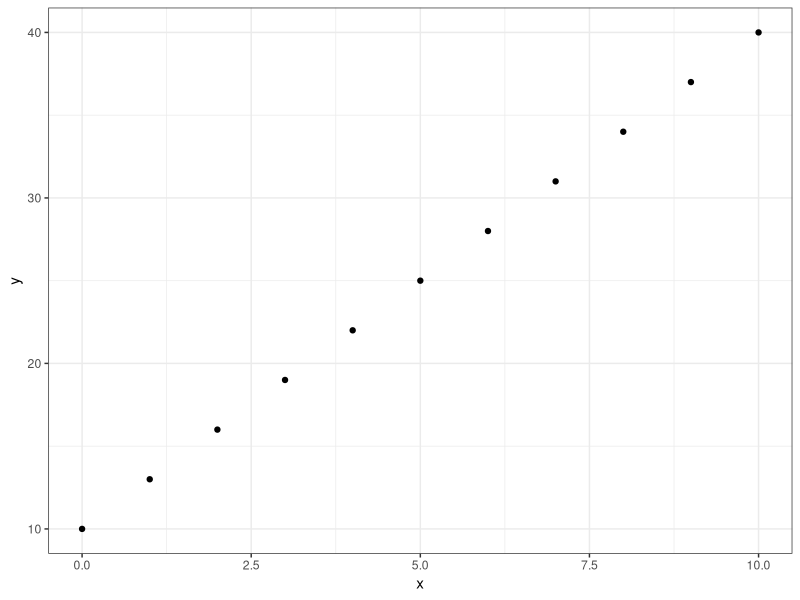

The R source for this figure:
## ---- chunk 1
library(pracma)
library(tidyverse)
library(ggplot2)
## ---- chunk 2
seq <- seq(1, 10, by = 0.5)

print(seq)
## ---- chunk 3
fun_b <- function(x, b, a){
  y = a*x + b 
  return(y)
}

fun_b(x = 5, b = 10, a = 3)
## ---- chunk 4
fun_c <- function(x){
  z=fun_b(x, a=3, b=10)
  return(z)
}

y_values <- fun_c(x=0:10)
x_values <- 0:10
a <- 3
b <- 10


df_1 <- data.frame(a, b, y = y_values, x = x_values)
print(df_1)
## ---- chunk 5
plot_d <- ggplot(data = df_1, aes(x = x, y = y)) +
  geom_point() +
  theme_bw()

plot_d
## ---- chunk 6
fun1 <- function(x, a1, b1){
  y = a1*x + b1 
  return(y)
}

fun2 <- function(x, a2, b2){
  y = a2*x + b2 
  return(y)
}

fun3 <- function(x, a1, b1, a2, b2){
  z=fun1(x, a1, b1)-fun2(x, a2, b2)
  return(z)
}

a1 <- -2
a2 <- 3
b1 <- 100
b2 <- 0

result_e <- fzero(function(x) fun3(x, a1, b1, a2, b2), c(-100, 100))$x
print(result_e)
## ---- chunk 7
pb_dd <- function(q, a1, b1){
  p = a1*q + b1
  return(p)
}

pb_ss <- function(q, a2, b2){
  p = a2*q + b2 
  return(p)
}

pb_eq <- function(q, a1, b1, a2, b2){
  z = pb_dd(q, a1, b1) - pb_ss(q, a2, b2)
  return(z)
}

a1 <- -0.1
a2 <- 0.05
b1 <- 500
b2 <- 5

pb_eq_quantity <- fzero(function(q) pb_eq(q, a1, b1, a2, b2),
                     c(-10000, 10000))$x
print(pb_eq_quantity)

pb_eq_price <- pb_dd(q = pb_eq_quantity, a1, b1)
print(pb_eq_price)
## ---- chunk 8
producer_surplus = 0.5*3300*330

consumer_surplus = 0.5*165*3300
## ---- chunk 9
new_dd <- function(p, a3, b3){
  q = (p - b3) / a3
  return(q)
}

pb_dd_q <- function(p, a1, b1){
  q = (p - b1) / a1
  return(q)
}

pb_ss_q <- function(p, a2, b2){
  q = (p - b2) / a2
  return(q)
}

agg_dd <- function(p, a1, b1, a3, b3){
  z = new_dd(p, a3, b3) + pb_dd_q(p, a1, b1)
  return(z)
}

new_eq <- function(p, a1, b1, a3, b3, a2, b2){
  y = agg_dd(p, a1, b1, a3, b3) - pb_ss_q(p, a2, b2)
  return(y)
}

a3 <- -2
b3 <- 400

new_eq_p <- fzero(function(p) new_eq(p, a1, b1, a3, b3, a2, b2), c(-1000, 1000))$x

print(new_eq_p)

new_eq_q <- agg_dd(p = new_eq_p, a1, b1, a3, b3)
print(new_eq_q)

## ---- chunk 10
old_car_ss <- function(p, q){
  q = (p - 200) / 0.2
  return(q)
}

old_car_ss(2000, q_c) 
## ---- chunk 11
car_eq_p <- 2000
car_eq_q <- old_car_ss(2000)

dq_dp <- function(){
  return(1 / 0.2)
}

car_elas <- function(dq_dp, car_eq_p, car_eq_q){
  e = dq_dp() * (car_eq_p/car_eq_q)
  return(e)
}

car_elas(dq_dp, car_eq_p, car_eq_q)
## ---- chunk 12
area1 = 2000*1973

supply <- function(q){
  y = 200+0.2*(q^1.2)
  return(y)
}

area2 = integral(supply, xmin=0, xmax=1973)
p_surp = area1-area2
p_surp
## ---- chunk 13
total_cost <- car_eq_p * car_eq_q
total_cost
## ---- chunk 14
mb <- function(q) {
  1000 - 0.01 * (q^1.2)
}

mc <- function(q) {
  200 + 0.2 * (q^1.2)
}
  
eq_q <- function(q) {
  mc(q) - mb(q)
}

op_q <- uniroot(eq_q, lower = 0, upper = 2000)$root
op_q

op_p <- mb(op_q)
op_p
